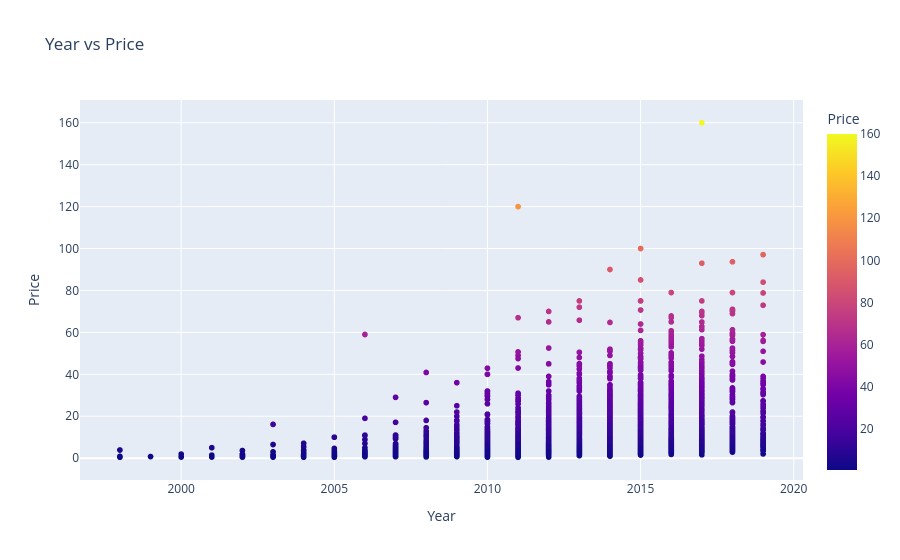
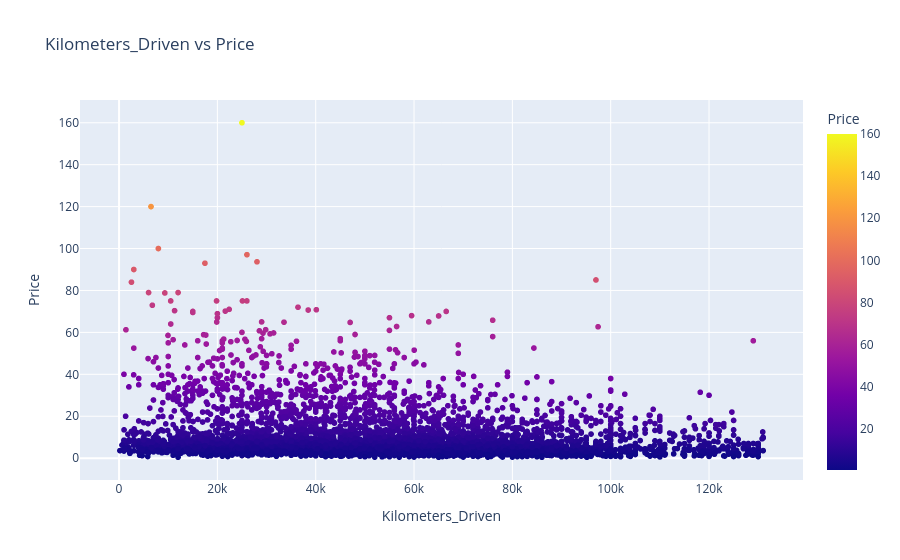

Here is the notebook cell these charts were saved with, in order:
### Code cell
for i in num_cols:
  fig = px.scatter(df_rm, x=i, y="Price", title=f"{i} vs Price", labels={i: i, "Price": "Price"}, color = "Price")
  fig.show()

### Figure 1 — Plotly figure (JSON) as saved in the notebook; plotly's stock layout.template omitted (floating-point values rounded to 4 significant figures; data arrays with more than 128 entries replaced by an {"elided": "..."} marker saying what was removed)
{"data": [{"hovertemplate": "Year=%{x}<br>Price=%{marker.color}<extra></extra>", "legendgroup": "", "marker": {"color": {"elided": "5817 float values"}, "coloraxis": "coloraxis", "symbol": "circle"}, "mode": "markers", "name": "", "showlegend": false, "type": "scattergl", "x": {"elided": "5817 int values"}, "xaxis": "x", "y": {"elided": "5817 float values"}, "yaxis": "y"}], "layout": {"coloraxis": {"colorbar": {"title": {"text": "Price"}}, "colorscale": [[0, "#0d0887"], [0.1111, "#46039f"], [0.2222, "#7201a8"], [0.3333, "#9c179e"], [0.4444, "#bd3786"], [0.5556, "#d8576b"], [0.6667, "#ed7953"], [0.7778, "#fb9f3a"], [0.8889, "#fdca26"], [1, "#f0f921"]]}, "legend": {"tracegroupgap": 0}, "title": {"text": "Year vs Price"}, "xaxis": {"anchor": "y", "domain": [0, 1], "title": {"text": "Year"}}, "yaxis": {"anchor": "x", "domain": [0, 1], "title": {"text": "Price"}}}}

### Figure 2 — Plotly figure (JSON) as saved in the notebook; plotly's stock layout.template omitted (floating-point values rounded to 4 significant figures; data arrays with more than 128 entries replaced by an {"elided": "..."} marker saying what was removed)
{"data": [{"hovertemplate": "Kilometers_Driven=%{x}<br>Price=%{marker.color}<extra></extra>", "legendgroup": "", "marker": {"color": {"elided": "5817 float values"}, "coloraxis": "coloraxis", "symbol": "circle"}, "mode": "markers", "name": "", "showlegend": false, "type": "scattergl", "x": {"elided": "5817 int values"}, "xaxis": "x", "y": {"elided": "5817 float values"}, "yaxis": "y"}], "layout": {"coloraxis": {"colorbar": {"title": {"text": "Price"}}, "colorscale": [[0, "#0d0887"], [0.1111, "#46039f"], [0.2222, "#7201a8"], [0.3333, "#9c179e"], [0.4444, "#bd3786"], [0.5556, "#d8576b"], [0.6667, "#ed7953"], [0.7778, "#fb9f3a"], [0.8889, "#fdca26"], [1, "#f0f921"]]}, "legend": {"tracegroupgap": 0}, "title": {"text": "Kilometers_Driven vs Price"}, "xaxis": {"anchor": "y", "domain": [0, 1], "title": {"text": "Kilometers_Driven"}}, "yaxis": {"anchor": "x", "domain": [0, 1], "title": {"text": "Price"}}}}
